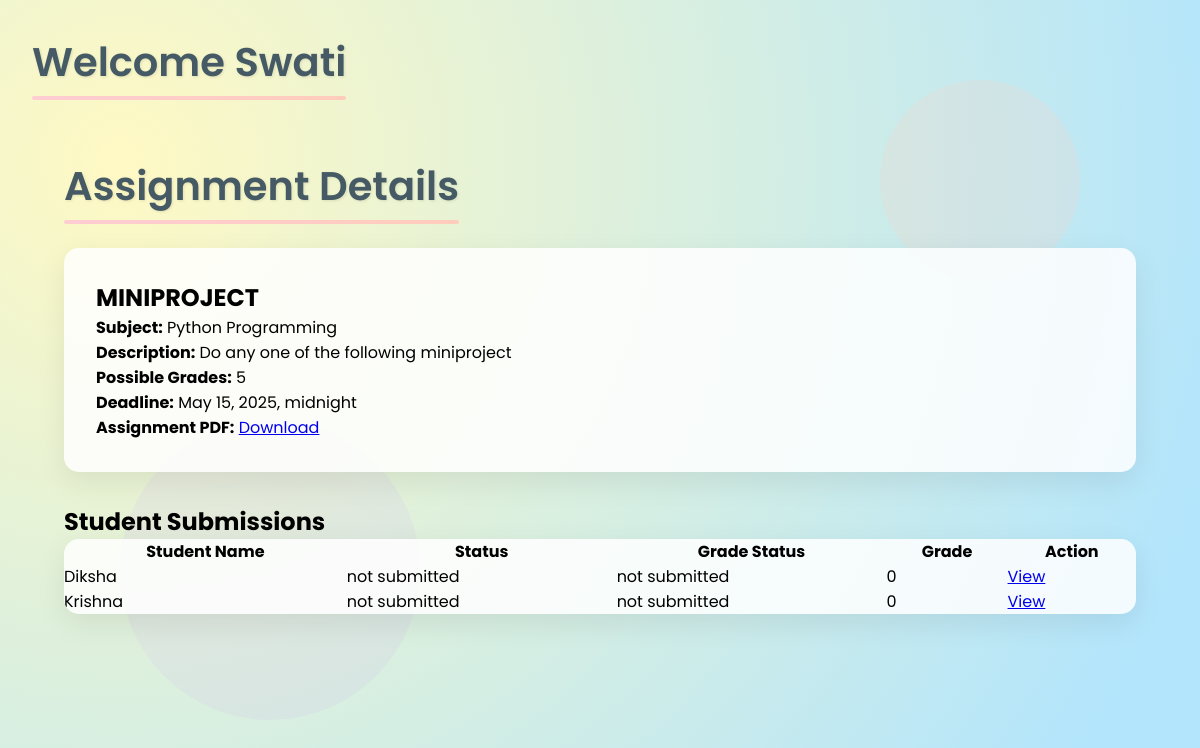
/tracker/faculty/assignment/10/ (signed in), run on an earlier commit of the app's database.
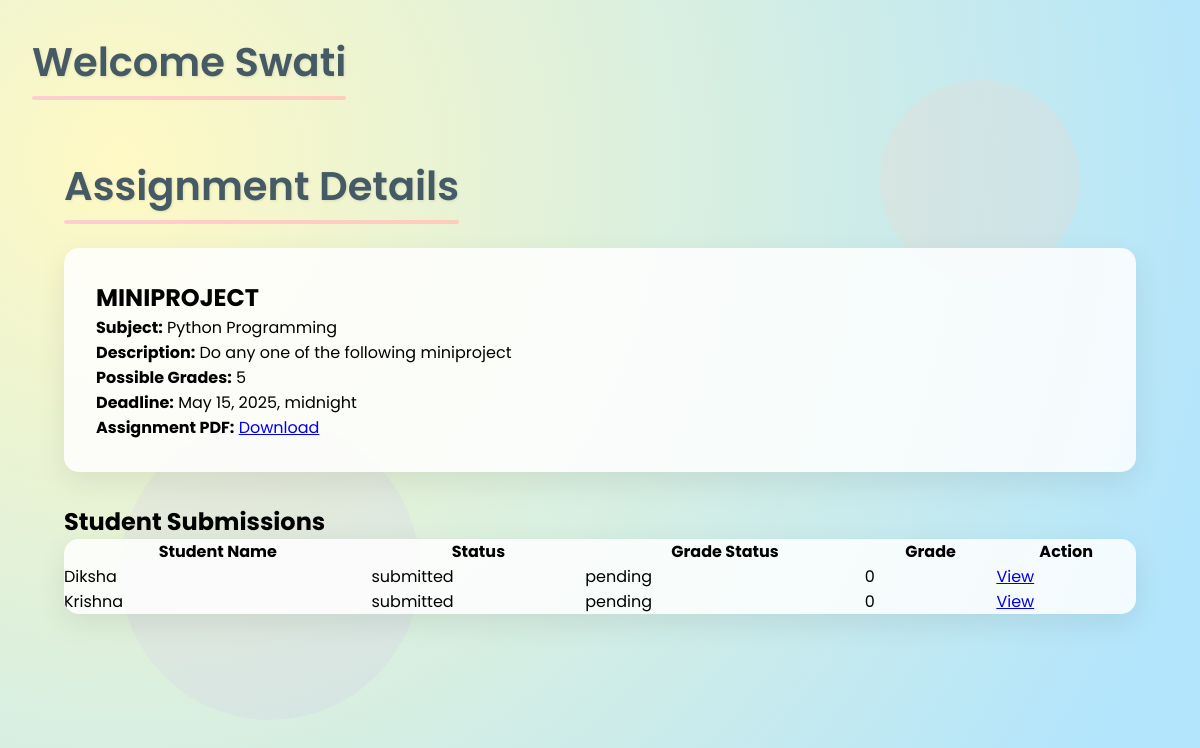
And on a later commit of the database.
### tracker/models.py (models this page shows, shortened)
class Assignment(models.Model):
    faculty = models.ForeignKey(User, on_delete=models.CASCADE, related_name='assignments')
    faculty_name = models.CharField(max_length=150, default='0')
    title = models.CharField(max_length=200)
    description = models.TextField()
    subject = models.CharField(max_length=100, default='')
    possible_grades = models.IntegerField()
    upload_pdf = models.FileField(upload_to='assignments/')
    deadline = models.DateTimeField()
    created_at = models.DateTimeField(auto_now_add=True)

class AssignmentSubmission(models.Model):
    STATUS_CHOICES = [
        ('submitted', 'Submitted'),
        ('not submitted', 'Not Submitted'),
    ]
    GRADE_STATUS_CHOICES = [
        ('0', '0'),
        ('assigned', 'Assigned'),
        ('pending', 'Pending'),
        ('not submitted', 'Not Submitted'),
    ]
    PRIORITY_CHOICES = [
        ('High', 'High'),
        ('Medium', 'Medium'),
        ('Low', 'Low'),
    ]
    assignment = models.ForeignKey(Assignment, on_delete=models.CASCADE, related_name='submissions')
    student = models.ForeignKey(User, on_delete=models.CASCADE)
    student_name = models.CharField(max_length=150, default='0')
    faculty = models.ForeignKey(User, on_delete=models.CASCADE, related_name='submissions')
    faculty_name = models.CharField(max_length=150, default='0')
    submitted_pdf = models.FileField(upload_to='submissions/', null=True, blank=True)
    submitted_video = models.FileField(upload_to='submissions/videos/', null=True, blank=True)
    submitted_zip = models.FileField(upload_to='submissions/zips/', null=True, blank=True)
    submission_time = models.DateTimeField(null=True, blank=True)
    status = models.CharField(max_length=20, choices=STATUS_CHOICES, default='not submitted')
    grade_status = models.CharField(max_length=20, choices=GRADE_STATUS_CHOICES, default='not submitted')
    grade = models.IntegerField(default=0)
    priority = models.CharField(max_length=10, choices=PRIORITY_CHOICES, default='Medium')
    hidden = models.BooleanField(default=False)
    missed = models.BooleanField(default=False)

### tracker/views.py (the view)
# urls.py: path('faculty/assignment/<int:assignment_id>/', views.faculty_assignment_detail, name='faculty_assignment_detail'),
@login_required
def faculty_assignment_detail(request, assignment_id):
    assignment = get_object_or_404(Assignment, id=assignment_id, faculty=request.user)
    submissions = AssignmentSubmission.objects.filter(assignment=assignment)
    context = {
        'assignment': assignment,
        'submissions': submissions,
        'faculty_name': request.user.first_name
    }
    return render(request, 'assignment_detail.html', context)

### tracker/templates/assignment_detail.html (shortened to what this page needs)
{% extends 'faculty.html' %}
{% block content %}
<div class="assignment-detail-container">
    <h1>Assignment Details</h1>
    <div class="assignment-info">
        <h2>{{ assignment.title }}</h2>
        <p><strong>Subject:</strong> {{ assignment.subject }}</p>
        <p><strong>Description:</strong> {{ assignment.description }}</p>
        <p><strong>Possible Grades:</strong> {{ assignment.possible_grades }}</p>
        <p><strong>Deadline:</strong> {{ assignment.deadline }}</p>
        {% if assignment.upload_pdf %}
        <p><strong>Assignment PDF:</strong> <a href="{{ assignment.upload_pdf.url }}" download>Download</a></p>
        {% endif %}
    </div>
    <h2>Student Submissions</h2>
    <table class="submissions-table">
        <thead>
            <tr>
                <th>Student Name</th>
                <th>Status</th>
                <th>Grade Status</th>
                <th>Grade</th>
                <th>Action</th>
            </tr>
        </thead>
        <tbody>
            {% for submission in submissions %}
            <tr>
                <td>{{ submission.student_name }}</td>
                <td>{{ submission.status }}</td>
                <td>{{ submission.grade_status }}</td>
                <td>{{ submission.grade }}</td>
                <td>
                    <a href="{% url 'submission_detail' submission.id %}" class="btn-view">
                        View
                    </a>
                </td>
            </tr>
            {% empty %}
            <tr>
                <td colspan="5">No submissions found.</td>
            </tr>
            {% endfor %}
        </tbody>
    </table>
</div>
{% endblock %}

### tracker/templates/faculty.html (shortened to what this page needs)
{% load static %}
<!DOCTYPE html>
<html lang="en">
  <head>
  </head>
  <body>
    <div class="floating circle-1"></div>
    <div class="floating circle-2"></div>
    <div class="dashboard-container">
        <h1>Welcome {{ faculty_name }}</h1>
        {% block content %}{% endblock %}
    </div>
</body>
</html>

### tracker/templates/faculty.html (style rules this page uses)
:root { --sunshine-yellow: #fff9c4; --soft-blue: #b3e5fc; --bubblegum-pink: #ffcdd2; --peach-orange: #ffccbc; --lavender: #d1c4e9; --text-dark: #455a64; --text-light: #ffffff; }
* { margin: 0; padding: 0; box-sizing: border-box; font-family: "Poppins", sans-serif; }
body { background-color: #fafafa; background-image: radial-gradient( circle at 10% 20%, var(--sunshine-yellow) 0%, var(--soft-blue) 90% ); min-height: 100vh; padding: 2rem; }
.dashboard-container { max-width: 1200px; margin: 0 auto; animation: fadeIn 0.8s ease-out; }
h1 { color: var(--text-dark); font-weight: 600; font-size: 2.5rem; margin-bottom: 2rem; text-shadow: 1px 1px 3px rgba(0, 0, 0, 0.1); position: relative; display: inline-block; }
h1::after { content: ""; position: absolute; bottom: -8px; left: 0; width: 100%; height: 4px; background: linear-gradient( 90deg, var(--bubblegum-pink), var(--peach-orange) ); border-radius: 2px; }
.floating { position: absolute; border-radius: 50%; opacity: 0.2; z-index: -1; }
.circle-1 { width: 200px; height: 200px; background: var(--peach-orange); top: 10%; right: 10%; }
.circle-2 { width: 300px; height: 300px; background: var(--lavender); bottom: 10%; left: 10%; }

### tracker/templates/assignment_detail.html (style rules this page uses)
.assignment-detail-container { max-width: 1200px; margin: 0 auto; padding: 2rem; }
.assignment-info { background: rgba(255, 255, 255, 0.85); border-radius: 15px; padding: 2rem; margin-bottom: 2rem; box-shadow: 0 10px 30px rgba(0, 0, 0, 0.08); }
.submissions-table { width: 100%; border-collapse: collapse; background: rgba(255, 255, 255, 0.85); border-radius: 15px; overflow: hidden; box-shadow: 0 10px 30px rgba(0, 0, 0, 0.08); }

What changed in the data, as far as the page shows it:
changed AssignmentSubmission "Diksha": status "not submitted" → "submitted"; grade_status "not submitted" → "pending"
changed AssignmentSubmission "Krishna": status "not submitted" → "submitted"; grade_status "not submitted" → "pending"
